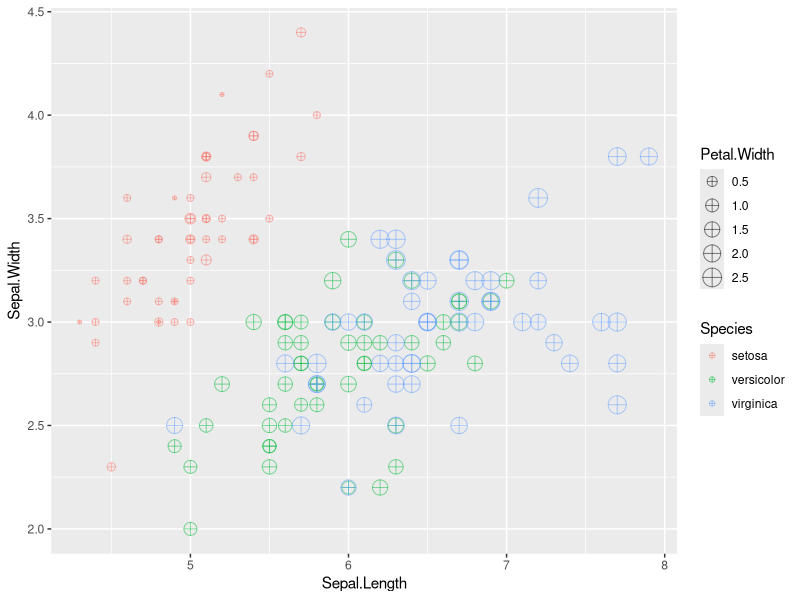
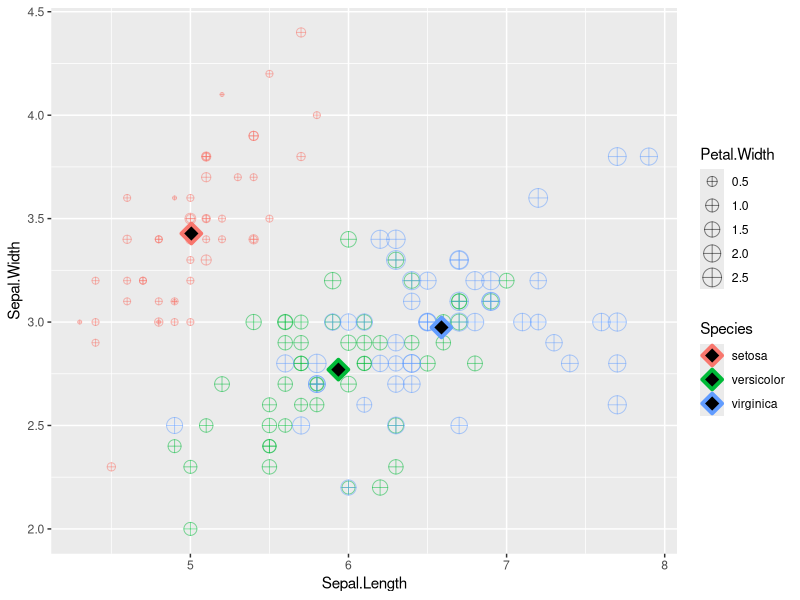

The R source for these figures, in order:

####### POSTWORK SESION 2 #######

"1) Inspecciona el DataSet iris disponible directamente en la librería de ggplot. 
Identifica las variables que contiene y su tipo, asegúrate de que no hayan datos faltantes y 
que los datos se encuentran listos para usarse."

?ggplot
library(dplyr)
library(ggplot2)

names(iris)  ###variables
head(iris)
class(iris)  ####clase
str(iris)    ###estructura y tipo de variables
complete.cases(iris)

"2) Crea una gráfica de puntos que contenga `Sepal.Lenght` en el eje horizontal, 
`Sepal.Width` en el eje vertical, que identifique `Species` por color y que el tamaño 
de la figura está representado por `Petal.Width`. 
Asegúrate de que la geometría contenga `shape = 10` y `alpha = 0.5`."
###aes es la estetica de la grafica
###shape forma del punto
### alpha que tan fuerte es el punto entre mas grande mas bold
iris1 <- ggplot(iris, aes(x = Sepal.Length, y = Sepal.Width, color = Species, size = Petal.Width)) +
  geom_point(shape = 10, alpha = 0.5)  
iris1

"3) Crea una tabla llamada `iris_mean` que contenga el promedio de todas las variables 
agrupadas por `Species`."

iris.mean <- iris %>% group_by(Species) %>% summarise(Sepal.Length = mean(Sepal.Length), Sepal.Width = mean(Sepal.Width), Petal.Length = mean(Petal.Length), Petal.Width = mean(Petal.Width))

"4) Con esta tabla, agrega a tu gráfica anterior otra geometría de puntos para agregar 
los promedios en la visualización. Asegúrate que el primer argumento de la geometría 
sea el nombre de tu tabla y que los parámetros sean `shape = 23`, `size = 4`, 
`fill = 'black'` y `stroke = 2`. También agrega etiquetas, temas y los cambios 
necesarios para mejorar tu visualización."

ggplot(iris, aes(x = Sepal.Length, y = Sepal.Width, color = Species, size = Petal.Width)) +
  geom_point(shape = 10, alpha = 0.5) + geom_point(data = iris.mean, shape = 23, size = 4, fill = "black", stroke = 2 )



